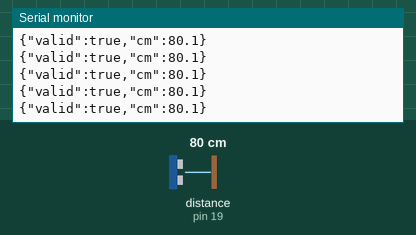
The sketch below on a simulated Arduino Uno, built with avr-gcc and run on an emulated ATmega328P. Shown: the last lines printed to the serial monitor. Wiring (inferred from the names in the program): ultrasonic range finder: trigger pin 18; echo pin 19. The test bench sets the inputs (shaded band); at power-on: distance to the obstacle (sensor on pin 19) 80 cm. The echo pulse lasts 58.3 µs per cm.

Above: at 1.2 s.
1.3 s: distance to the obstacle (sensor on pin 19) set to 4 cm
At 1.41 s:
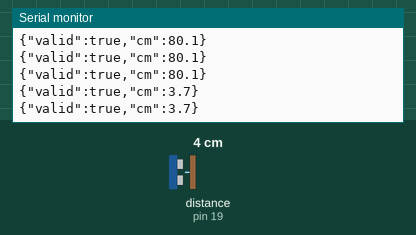
2.8 s: distance to the obstacle (sensor on pin 19) set to 2 cm
At 2.82 s:
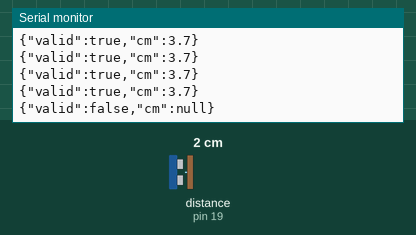
Timing chart, 0 to 5.8 s (numbered marks = the images above; inputs shaded):
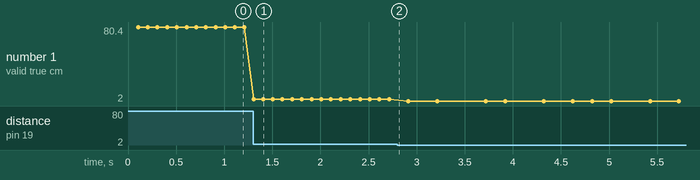

Measured:
- the behaviour switches between 3 and 2 cm on distance to the obstacle (sensor on pin 19) (found by bisection; images 1 and 2)
- after the input at 1.3 s, the serial monitor: prints a new line at once (image 1)
- after the input at 2.8 s, the serial monitor: prints a new line at once (image 2)
- plotted number 1: 80.1 → 3.7 after the input at 1.3 s, 3.7 → 2 after the input at 2.8 s

The sketch:

technoBiophilia_AccessPoint_threejs.ino
```cpp
#include <Arduino.h>

// HC-SR04 wiring:
// VCC  -> 5V
// GND  -> GND
// TRIG -> GPIO 18
// ECHO -> 1k resistor -> GPIO 19
// GPIO 19 -> 2k resistor -> GND
// Do not connect the sensor's 5V ECHO directly to GPIO 19.

const int trigPin = 18;
const int echoPin = 19;
const unsigned long serialBaudRate = 115200; // Match sensorZoomSettings in main.js.
const unsigned long measurementIntervalMs = 100;
const unsigned long echoTimeoutUs = 30000;
const float minimumDistanceCm = 2.0f;
const float maximumDistanceCm = 400.0f;

unsigned long lastMeasurement = 0;

void sendDistance() {
  digitalWrite(trigPin, LOW);
  delayMicroseconds(2);
  digitalWrite(trigPin, HIGH);
  delayMicroseconds(10);
  digitalWrite(trigPin, LOW);

  const unsigned long duration = pulseIn(echoPin, HIGH, echoTimeoutUs);
  const float distanceCm = duration / 58.0f;
  const bool valid = duration > 0
    && distanceCm >= minimumDistanceCm
    && distanceCm <= maximumDistanceCm;

  // One JSON object per line; invalid echoes never become a zero-distance zoom.
  Serial.print("{\"valid\":");
  Serial.print(valid ? "true" : "false");
  Serial.print(",\"cm\":");
  if (valid) {
    Serial.print(distanceCm, 1);
  } else {
    Serial.print("null");
  }
  Serial.println("}");
}

void setup() {
  Serial.begin(serialBaudRate);
  pinMode(trigPin, OUTPUT);
  digitalWrite(trigPin, LOW);
  pinMode(echoPin, INPUT);
}

void loop() {
  const unsigned long now = millis();
  if (now - lastMeasurement >= measurementIntervalMs) {
    lastMeasurement = now;
    sendDistance();
  }
  delay(2);
}
```
